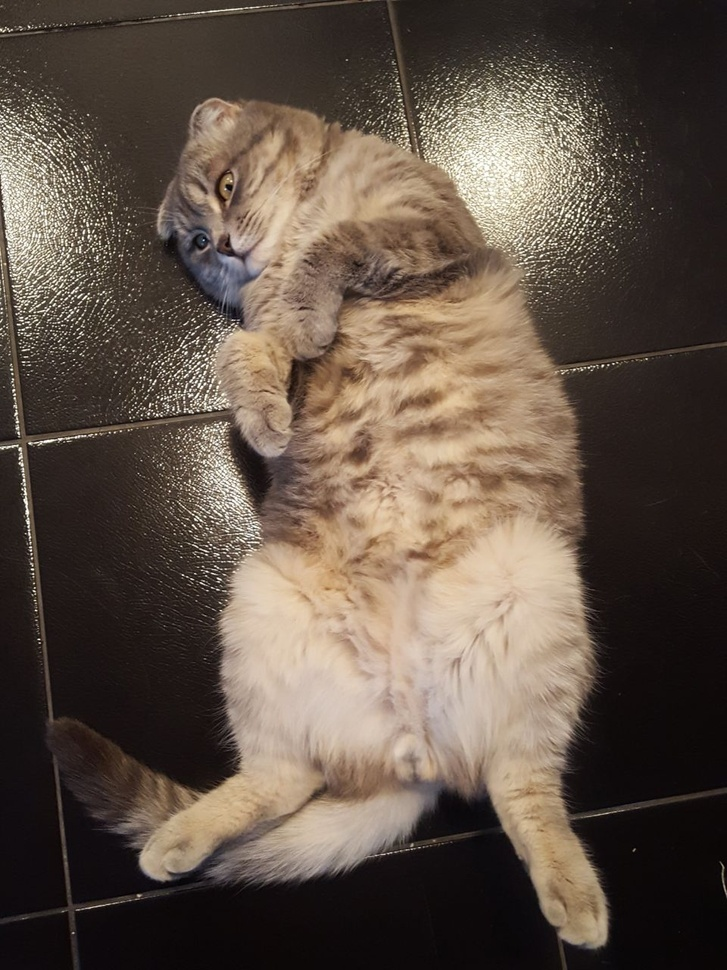
#> input picture module5_dru/PCA/cat2.jpeg, 727 x 970 px, shrunk from 960 x 1280 before the run
$ jupyter execute --allow-errors PCA.ipynb
#> lines starting #> are read from the running program, lines starting #| are printed output that depends on the picture
# Principal Component Analisis

Welcome to your next lab! In this assignment you will explore problem of reducing dimensionality of data and restoring it back using your PCA model.

**You will learn to:**
- Build the general architecture of a learning algorithm with OOP in mind:
    - Helper functions
        - Normalization
        - Eigendecomposition
    - PCA Class
        - Transform
        - Restore

## 1 - Packages ##

First, let's run the cell below to import all the packages that you will need during this assignment.
- [numpy](www.numpy.org) is the fundamental package for scientific computing with Python.
- [matplotlib](http://matplotlib.org) is a famous library to plot graphs in Python.
- [PIL](https://pypi.org/project/PIL/) is the Python Imaging Library.
- [mpl_toolkits](https://matplotlib.org/mpl_toolkits/index.html) collections of application-specific functions that extend Matplotlib.

[cell 1]
import numpy as np
import matplotlib.pyplot as plt
from PIL import Image

from mpl_toolkits.mplot3d import Axes3D
from mpl_toolkits.mplot3d import proj3d

## 2 - Overview of the Problem set ##

**Problem Statement**:
In this assignment we have an image as dataset. We will reduce its dimensionality using our algorithm. Here it is represented as array with dimension (1280, 960).

[cell 2]
img = Image.open('cat2.jpeg')
#> img is the input picture: PIL image 727x970 RGB; mean R, G, B 96.3, 82.6, 71.1
img = img.convert('L', colors=256)
#> img: PIL image 727x970 L
img = np.array(img, dtype=np.uint8)
imgplot = plt.imshow(img, cmap='gray')
plt.show()

[cell 3]
print('Shape of image:', img.shape)
#| Shape of image: (970, 727)

**Expected Output**:

Shape of image: (1280, 960)

But firstly we will check performance of PCA on simple synthetic dataset, which includes 13 examples with 3 features:

[cell 4]
X = np.asarray([[12, 15, 20, 24, 27, 30, 63, 8, 67, 43, 11, 15, 67],
                [34, 31, 29, 88, 76, 80, 89, 53, 48, 66, 45, 50, 85],
                [45, 50, 43, 60, 65, 59, 89, 53, 43, 31, 33, 40, 80]]).T
print('Shape of input data:', X.shape)

**Expected output:**

Shape of input data: (13, 3)

Let's visualize it:

[cell 5]
fig = plt.figure(figsize=(8,8))
ax = fig.add_subplot(111, projection='3d')
plt.rcParams['legend.fontsize'] = 10
ax.plot(X.T[0,:], X.T[1,:], X.T[2,:], 'o', markersize=8, color='blue', alpha=0.5, label='Initial')

ax.legend(loc='upper right')

plt.show()

## 3 -  Principal Component Analisis. General Architecture
**Mathematical expression of the algorithm**:

Principal Component Analysis (PCA) is a simple linear transformation technique that is used in numerous applications, such as stock market predictions, the analysis of gene expression data, and many more.

Steps of the algorithm:
- Standardize the data;
- Obtain the Eigenvectors and Eigenvalues from the covariance matrix;
- Sort eigenvalues in descending order and choose the $k$ eigenvectors that correspond to the $k$ largest eigenvalues where $k$ is the number of dimensions of the new feature subspace $(k≤$n_features);
- Construct the projection matrix $W$ from the selected $k$ eigenvectors;
- Transform the original dataset $X$ via $W$ to obtain a $k$-dimensional feature subspace $Y$.

### 3.1 -  Eigendecomposition: Computing Eigenvectors and Eigenvalues,

**Standardizing the data**

Whether to standardize the data prior to a PCA on the covariance matrix depends on the measurement scales of the original features. Since PCA yields a feature subspace that maximizes the variance along the axes, it makes sense to standardize the data, especially, if it was measured on different scales.

Let's transform the data onto unit scale, which is a requirement for the optimal performance of many machine learning algorithms. We will do it using standard score:
$$z = \frac{x - \mu}{\sigma}\tag{1}$$

[cell 6]
# GRADED FUNCTION: normalize

def normalize(X):
    """
    Normalise data before processing

    Arguments:
    X -- matrix of input features of shape (n_examples, n_features)

    Returns:
    X_norm -- normalized matrix of shape (n_examples, n_features)
    norm_parameters -- matrix of normalization parameters, such as mean and std by columns;
        shape (2, n_features)

    """

    ### START CODE HERE ###
    #arr = np.array([[1, 2, 3], [4, 5, 6]])
    X_norm = (X - np.mean(X, axis = 0))/np.std(X, axis = 0)
    X_mean  = np.mean(X, axis = 0)
    #print(X)
    #print(X_mean)

    X_st_dev = np.std(X, axis = 0)
    #print(X_st_dev)
    norm_parameters = np.array([[X_mean], [X_st_dev]])
    #print(norm_parameters[0][0])
    ### END CODE HERE ###

    return X_norm, norm_parameters

[cell 7]
norm_test, norm_pars_test = normalize(X)
print('Normalized:')
print(norm_test[0])
print('Parameters:')
print(norm_pars_test)

**Expected Output**:

<table style="width:60%">
    <tr>
        <td style="width:10%"><b>Normalized:</b></td>
       <td> [-0.89985013 -1.19521931 -0.49137306]</td>
    </tr>
    <tr>
        <td><b>Parameters:</b></td>
       <td>[[30.92307692 59.53846154 53.15384615]<br>
 [21.02914292 21.36717607 16.59400334]]</td>
    </tr>
</table>

The eigenvectors and eigenvalues of a covariance (or correlation) matrix represent the "core" of a PCA: The eigenvectors (principal components) determine the directions of the new feature space, and the eigenvalues determine their magnitude. In other words, the eigenvalues explain the variance of the data along the new feature axes.

**Covariance Matrix**

The classic approach to PCA is to perform the eigendecomposition on the covariance matrix $Σ$, which is a $n_{features}×n_{features}$ matrix where each element represents the covariance between two features.

We can summarize the calculation of the covariance matrix via the following matrix equation:
$$\Sigma_{ij} = \frac{1}{N} \sum_{n=1}^{N} (x(n)_i – {\bar{x}}_i)(x(n)_j – {\bar{x}}_j)\tag{2}$$
where $\bar{x}$ is the mean vector ${\bar{x}} = \sum\limits_{k=1}^n x_{k}$.
The mean vector is a $n_{features}$-dimensional vector where each value in this vector represents the sample mean of a feature column in the dataset.

**Correlation Matrix**

A correlation matrix is used if the variances of individual variates differ much, or if the units of measurement of the individual variates differ.

$$\Sigma_{ij} = \frac{c_{ij}}{\sqrt{c_{ii}c_{jj}}},\tag{3}$$
where $x$ - elements of covariation matrix.

**SVD**

While the eigendecomposition of the covariance or correlation matrix may be more intuitiuve, most PCA implementations perform a Singular Vector Decomposition (SVD) to improve the computational efficiency.

To perform SVD in the right way we need to transpose the input matrix, so $X^T$ will have dimension $n_{features}×n_{samples}$. Let us assume that it is centered, i.e. column means have been subtracted and are now equal to zero.

Then the $n_{features}×n_{features}$ covariance matrix $C$ is given by $$C=X^TX/(n_{samples}−1).\tag{4}$$ It is a symmetric matrix and so it can be diagonalized: $$C = ULU^T,\tag{5}$$
where $U$ is a matrix of eigenvectors (each column is an eigenvector) and $L$ is a diagonal matrix with eigenvalues $λ_i$ in the decreasing order on the diagonal. The eigenvectors are called principal axes or principal directions of the data. Projections of the data on the principal axes are called principal components, also known as PC scores; these can be seen as new, transformed, variables. The $j$-th principal component is given by $j$-th column of $X^TV$. The coordinates of the $i$-th data point in the new PC space are given by the $i$-th row of $UX^T$.

If we now perform singular value decomposition of $X^T$, we obtain a decomposition
$$X^T=USV^T,\tag{6}$$
where $U$ is a unitary matrix and $S$ is the diagonal matrix of singular values $s_i$. From here one can easily see that $$C = USV^TVSU^T/(n_{samples}-1) = U \frac{S^2}{n_{samples}-1}U^T,\tag{7}$$
meaning that right singular vectors $U$ are principal directions and that singular values are related to the eigenvalues of covariance matrix via $λ_i=s^2_i/(n_{samples}−1)\tag{8}$.

[cell 8]
# GRADED CLASS: Eigendecomposition

class Eigendecomposition():

    def covariance(self, X):
        """
        Calculates eigenvectors and eigenvalues of covariance matrix
        Arguments:

        X -- normalized input matrix with shape (n_examples, n_features)

        Returnes:

        eig_vals -- array of eigenvalues with shape (n_features, )
        eig_vecs -- matrix of eigenvectors with shape (n_features, n_features)
        """

        ### START CODE HERE ###
        #X_mean  = np.mean(X, axis = 0)
        #cov_mat = (X - X_mean).T.dot((X - X_mean)) / (X.shape[0])
        cov_mat = np.cov(X.T)

        #print("cov_mat:", cov_mat)
        e_val, e_vect = np.linalg.eig(cov_mat)
        #print(e_val, e_vect)
        ### END CODE HERE ###
        return e_val, e_vect

    def correlation(self, X):
        """
        Calculates eigenvectors and eigenvalues of correlation matrix
        Arguments:

        X -- normalized input matrix with shape (n_examples, n_features)

        Returnes:

        eig_vals -- array of eigenvalues with shape (n_features, )
        eig_vecs -- matrix of eigenvectors with shape (n_features, n_features)
        """

        ### START CODE HERE ###

        cor_mat = np.corrcoef(X.T)
        #print("cor_mat:", cor_mat)
        e_val, e_vect = np.linalg.eig(cor_mat)
        #print(e_val, e_vect)

        ### END CODE HERE ###
        return e_val, e_vect

    def svd(self, X):
        """
        Calculates eigenvectors and eigenvalues by svd
        Arguments:

        X -- normalized input matrix with shape (n_examples, n_features)

        Returnes:

        eig_vals -- array of eigenvalues with shape (n_features, )
        eig_vecs -- matrix of eigenvectors with shape (n_features, n_features)
        """

        ### START CODE HERE ###
        #u,s,v
        e_vect, singular_values, v= np.linalg.svd(X.T)
        #print("e_val,e_vect of SVD: ", e_val, e_vect)
        ### END CODE HERE ###
        return singular_values**2/(X.shape[0]-1), e_vect

[cell 9]
cov_vals, cov_vects = Eigendecomposition().covariance(norm_test)

for ev in cov_vects:
    np.testing.assert_array_almost_equal(1.0, np.linalg.norm(ev))
print('Everything ok!')

[cell 10]
cor_vals, cor_vects = Eigendecomposition().correlation(norm_test)

for ev in cor_vects:
    np.testing.assert_array_almost_equal(1.0, np.linalg.norm(ev))
print('Everything ok!')

[cell 11]
svd_vals, svd_vects = Eigendecomposition().svd(norm_test)

for ev in svd_vects:
    np.testing.assert_array_almost_equal(1.0, np.linalg.norm(ev))
print('Everything ok!')

### 3.2-3.3 - Selecting Principal Components, Projection Onto the New Feature Space

The typical goal of a PCA is to reduce the dimensionality of the original feature space by projecting it onto a smaller subspace, where the eigenvectors will form the axes.

In order to decide which eigenvector(s) can be dropped without losing too much information for the construction of lower-dimensional subspace, we need to inspect the corresponding eigenvalues: the eigenvectors with the lowest eigenvalues bear the least information about the distribution of the data - those are the ones can be dropped.

So now we need to implement following steps:
1. Compute eigenvectors $(e_1,e_2,...,e_d)$ and corresponding eigenvalues $(λ_1,λ_2,...,λ_d)$.
In order to do so, the common approach is to rank the eigenvalues from highest to lowest in order choose the top $k$ eigenvectors.
2. Sort the eigenvectors by decreasing eigenvalues and choose $k$ eigenvectors with the largest eigenvalues to form a $n_{features}×k$ dimensional matrix $W$ (where every row represents an eigenvector)
3. Use this $n_{features}×k$ eigenvector matrix to transform the samples onto the new subspace. This can be summarized by the mathematical equation: $$Y=X_{normalized}×W\tag{9}$$ (where $X_{normalized}$ is an normalized input matrix with shape $n_{samples}×n_{features}$, and $Y$ is the transformed $n_{samples}×k$-dimensional matrix of samples in the new subspace.)

4. To restore input matrix $X$ we should do next operation: $$X_{restored} = Y×W^T.\tag{10}$$ But don't forget that we worked with normalized data, so we also have to put it to the initial form back (use `norm_parameters` from `normalization` function).

[cell 12]
# GRADED CLASS: PCA

class PCA():
    """
    Parameters:
    -----------
    X -- matrix of input features of shape (n_examples, n_features)
    n -- number of principal components
    """

    def __init__(self, X, n, eigendecomposition):
        self.X = X
        self.n = n
        self.eigendecomposition = eigendecomposition
        self.X_norm = None
        self.norm_params = None


    def transform(self):
        """
        Transforms the samples into the new subspace

        Returns:
        transformed -- reduced matrix of input features with shape (n_samples, n)
        matrix_w -- matrix of n eigenvectors with largest eigenvalues with shape (n_features, n)
        """

        ### START CODE HERE ###
        self.X_norm, self.norm_parameters = normalize(self.X)
        e_val, e_vect = self.eigendecomposition(self.X_norm)
        print(e_val.shape)

        print(e_vect.shape)

        # Make a list of (eigenvalue, eigenvector) tuples
        eig_pairs = [(e_val[i], e_vect.T[i]) for i in range(len(e_val))]
        #print(eig_pairs)
        # Sort the (eigenvalue, eigenvector) tuples from high to low
        eig_pairs.sort(key=lambda x: x[0], reverse=True)
        #print("sorted: ", eig_pairs)

        #print("self.n:", self.n)
        lst = []
        for i in eig_pairs:
            lst.append(i[1])

        #print("list is: ", lst)
        lst1 = lst[:self.n]
        self.matrix_w = np.array(lst1)
        print(self.matrix_w.shape)
        #print(matrix_w)
#         print(matrix_w.shape)
        print(self.X_norm.shape)
        self.transformed = np.dot(self.X_norm, self.matrix_w.T)
        #print(transformed)
        #print(transformed.shape)
        ### END CODE HERE ###

        return self.transformed, self.matrix_w


    def restore(self):
        """
        Restores "original" values

        Returns:
        matrix with shape (n_features, n_examples),
            containing restored values depending on reduced input matrix of features
        """

        ### START CODE HERE ###

        X_res = np.dot(self.transformed, self.matrix_w)*self.norm_parameters[1]+self.norm_parameters[0]

        return X_res
        ### END CODE HERE ###

After completing all steps, the next question is “how many principal components are we going to choose for our new feature subspace?” A useful measure is the so-called “explained variance,” which can be calculated from the eigenvalues. The explained variance tells us how much information (variance) can be attributed to each of the principal components.

[cell 13]
tot = sum(cov_vals)
var_exp = [(i / tot)*100 for i in sorted(cov_vals, reverse=True)]
cum_var_exp = np.cumsum(var_exp)

#> (the rest of this cell did not finish here and is left out)

The plot above clearly shows that most of the variance (~77% of the variance to be precise) can be explained by the first principal component alone. The second principal component still bears some information (~19%) while the third and fourth principal components can safely be dropped without losing to much information. Together, the first two principal components contain ~96% of the information.

Initialize model:

[cell 14]
pca = PCA(X, 2, Eigendecomposition().correlation)

Reducing of input matrix dimencion:

[cell 15]
reduced_x, reduced_eigenvects = pca.transform()
print('Reduced input matrix:')
print(reduced_x[:5])

**Expected Output**:

<table style="width:40%">
    <tr>
       <td style="width:15%">
           <b>Reduced input matrix:</b>
       </td>
       <td> [[-1.49086967 -0.15159675]<br>
 [-1.3199115  -0.10840709]<br>
 [-1.50049321  0.29895991]<br>
 [ 0.87097958 -0.90026658]<br>
 [ 0.7886636  -0.71439948]]
    </tr>
</table>

Let's plot our reduced data and compare it with original:

[cell 16]
plt.plot(reduced_x.T[0,:], reduced_x.T[1,:], 'o', markersize=7, color='blue', alpha=0.5, label='Reduced')

plt.xlabel('x_values')
plt.ylabel('y_values')
plt.legend()

plt.show()
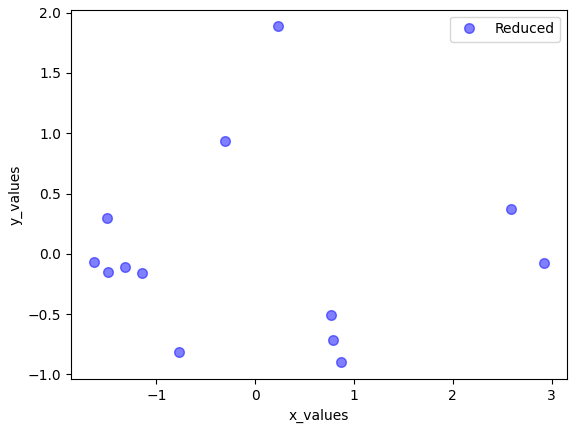
#> figure drawn by matplotlib, 1 panel

Now let's restore "original" values by the reduced:

[cell 17]
new_x = pca.restore()
print('Restored:')
print(new_x[:5])

**Expected Output**:

<table style="width:60%">
    <tr>
       <td style="width:10%">
           <b>Restored:</b>
       </td>
       <td> [[11.51573657 41.48068378 39.47263947]<br>
 [14.1995759  43.36459173 40.86399609]<br>
 [19.41116905 38.09599585 36.27911059]<br>
 [24.69623033 77.24494687 67.94674095]<br>
 [27.07495924 74.84206341 65.85558128]]
    </tr>
</table>

Visualising of restored values:

[cell 18]
from matplotlib import pyplot as plt
from mpl_toolkits.mplot3d import Axes3D
from mpl_toolkits.mplot3d import proj3d

fig = plt.figure(figsize=(8,8))
ax = fig.add_subplot(111, projection='3d')
ax.plot(X.T[0,:], X.T[1,:], X.T[2,:], 'o', markersize=8, color='blue', alpha=0.5, label='Initial')
ax.plot(new_x.T[0,:], new_x.T[1,:], new_x.T[2,:], '^', markersize=8, alpha=0.5, color='red', label='Restored')

ax.legend(loc='upper right')


plt.show()
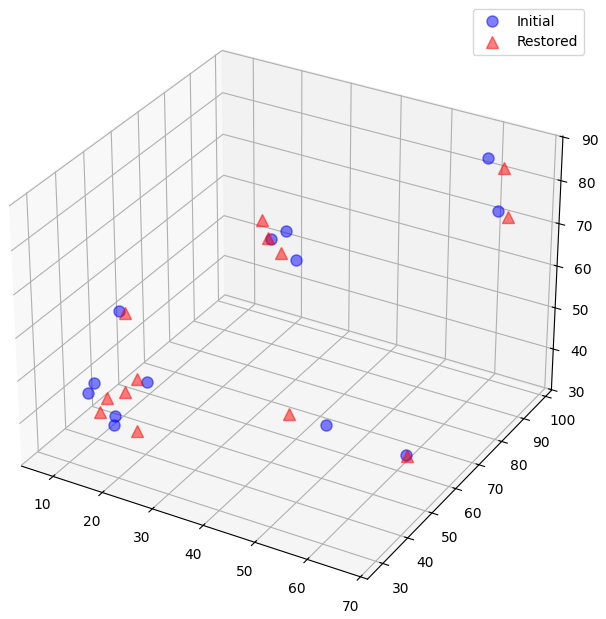
#> figure drawn by matplotlib, 1 panel

## 4 - Trying the Algorithm on Image

Initializing the model for processing our data:

[cell 19]
pca_img = PCA(img, 50, Eigendecomposition().covariance)

[cell 20]
reduced_img, reduced_eigenvects_img = pca_img.transform()
#> in normalize (call 3), `X_norm = (X - np.mean(X, axis = 0))/np.std(X, axis = 0)`:
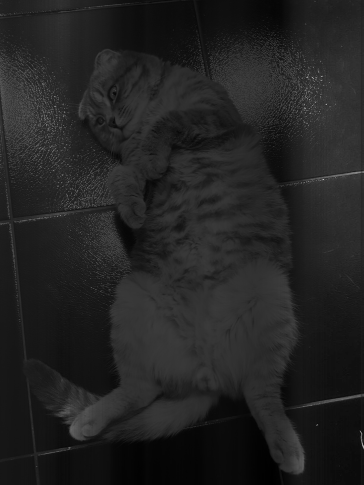
#> X_norm: shape (970, 727) float64 (shown at 1/2 size); min -2.18, max 13.67, mean -7.74e-18; drawn with min black and max white
#> in normalize (call 3), `X_mean  = np.mean(X, axis = 0)`: X_mean = 727 values, max 143.3 at index 519, min 19.94 at index 716, mean 85.36
#> in normalize (call 3), `X_st_dev = np.std(X, axis = 0)`: X_st_dev = 727 values, max 73.81 at index 478, min 8.73 at index 718, mean 48.6
#> in covariance (call 2), `cov_mat = np.cov(X.T)`:
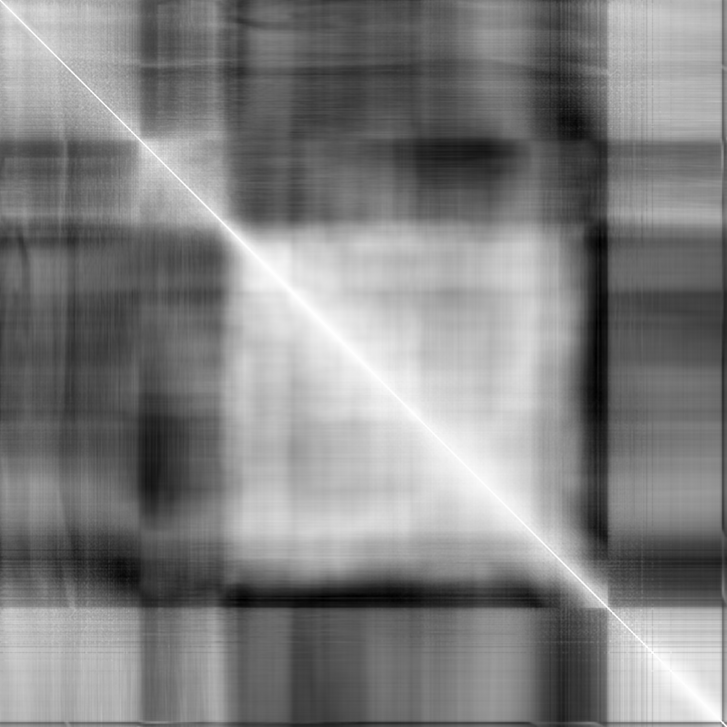
#> cov_mat: shape (727, 727) float64; min -0.416, max 1, mean 0.3; drawn with min black and max white
#> in covariance (call 2), `e_val, e_vect = np.linalg.eig(cov_mat)`:
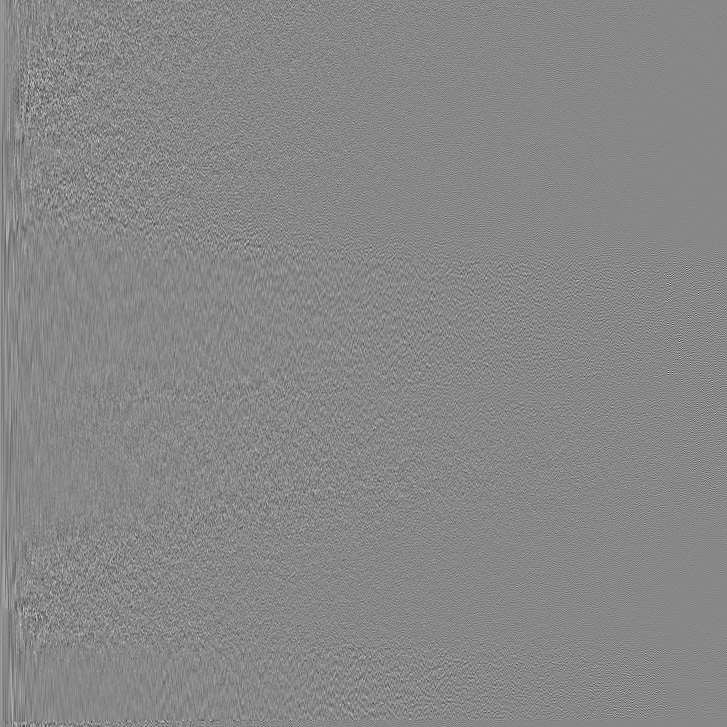
#> e_vect: shape (727, 727) float64; min -0.371, max 0.326, mean 7.9e-05; drawn with min black and max white
#> in covariance (call 2), `e_val, e_vect = np.linalg.eig(cov_mat)`: e_val = 727 values, max 254.6 at index 0, min 5.91e-06 at index 667, mean 1
#| (727,)
#| (727, 727)
#| (50, 727)
#| (970, 727)
print('Reduced array:')
print(reduced_img.shape)
#| (970, 50)

**Expected Output**:

<table style="width:25%">
    <tr>
       <td>
        <b>Reduced array:</b>
       </td>
       <td> (1280, 50)
    </tr>
</table>

Now let's restore the image and compare it with original:

[cell 21]
restored_img = pca_img.restore()
#> in restore (call 2), `X_res = np.dot(self.transformed, self.matrix_w)*self.norm_parameters[1..`:
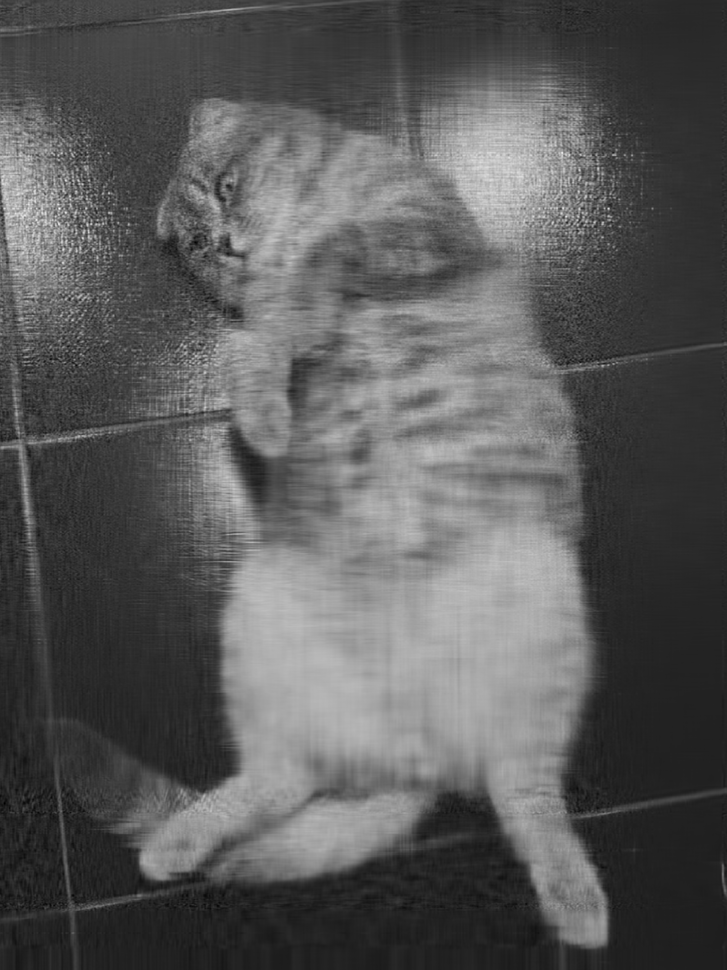
#> X_res: shape (970, 727) float64; min -34.66, max 305.3, mean 85.4; drawn with min black and max white
